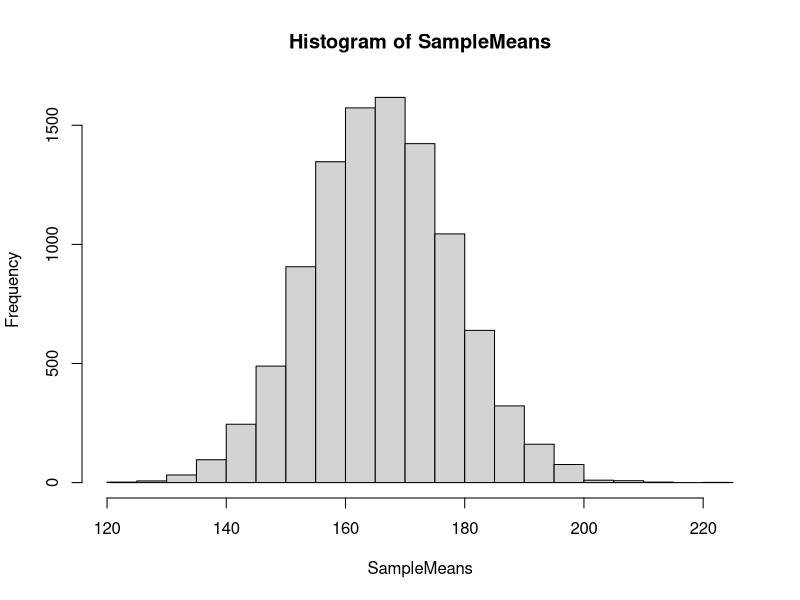

The R source for this figure:
# CS 212 Homework 5
# TJ Liggett

# For my data set, I'm going to average the games played of all players in the pro football hall of fame
# NOTE: The data came in a little messy, so I might have to clean it up to get her running.

hofStats <- read.csv("hof.csv")
str(hofStats)
summary(hofStats)

# It appears games played is located under column G. The min is 46 and the max is 382, so that column itself is
#probably clean 
#renaming the column

colnames(hofStats)[colnames(hofStats)=="G"] <- "games.played"
summary(hofStats$games.played)

hofStats$Player

#The names column came in ugly, with some junk on the end of all the names. I'm going to clean this up using regex
#NOTE: while this is outside the scope of the assignment, it's bothering me and I might use this data again

# hofStats$Player <- gsub("\\.*", "", hofStats$Player)
# hofStats$Player

# I tried for about 15 minutes messing around with regex, but I hate regex so I will burn this bridge another day

SampleMeans <- replicate(10000, mean(sample(hofStats$games.played, size=20, replace=TRUE)))

hist(SampleMeans)
# The histogram showed a normal distribution of sample means

# Calculating the sampling mean and standard error 
# The standard error for the data is just the sd of the sample means
samplingMean <- mean(SampleMeans)
error <- sd(SampleMeans)
cat("Sampling Mean",samplingMean, "Standard error: ", error)

# The distribution cut points of 2.5% and 97.5% are the sampling mean +/- 2 standard errors
cat("Distribution cut points 2.5%: ", samplingMean - (2*error), " | 97.5%: ", samplingMean + (2*error))

# With these cut points, we can be 95% confident the sample lies between them
# For my run, I am 95% sure that the average games played of a hall of fame NFL player is between 142 and 189
# If we obtain a new sample mean that is outside this range, we can infer something different is going on with the data